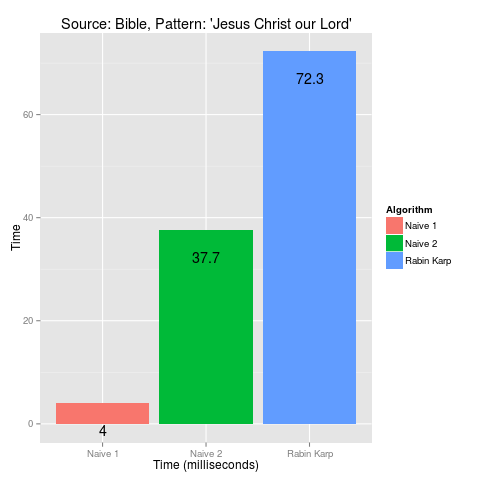

The script that saved this image:
library(ggplot2)
library(plyr)

results = read.csv('results3.txt', header=FALSE)
results = rename(results, c("V1"="Algorithm", "V2"="Time"))
mean_results <- aggregate(Time~Algorithm, data=results, FUN="mean")
png("results3.png")
mean_results
ggplot(data=mean_results, aes(x=Algorithm, y=Time, fill=Algorithm)) + 
geom_bar(stat="identity", ymin=0) + 
ggtitle("Source: Bible, Pattern: 'Jesus Christ our Lord'") +
xlab("Time (milliseconds)") +
geom_text(aes(label=Time), vjust=3)
coord_flip()
dev.off()
